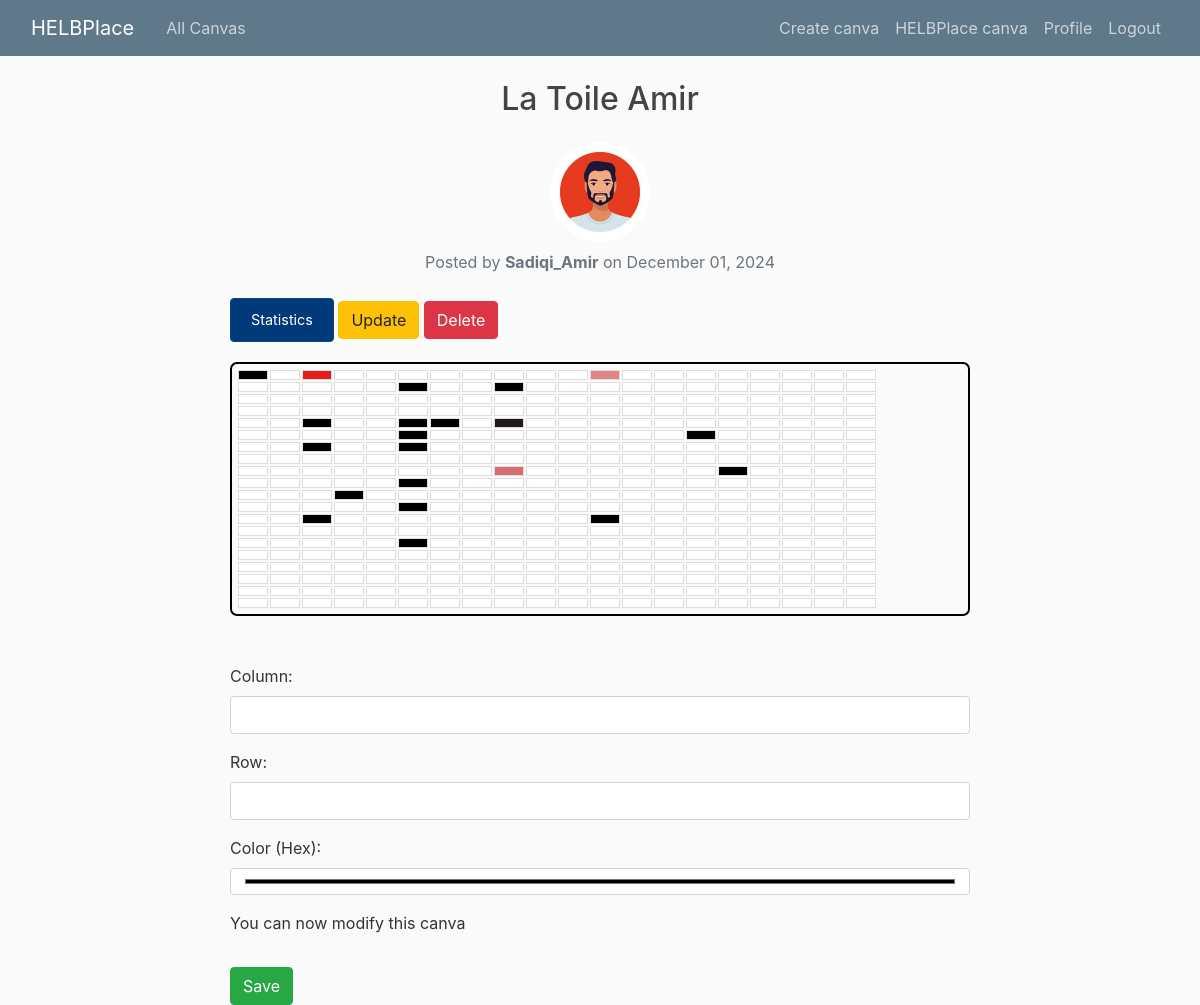
Before: /canva/26/ (signed in) with the older database file.
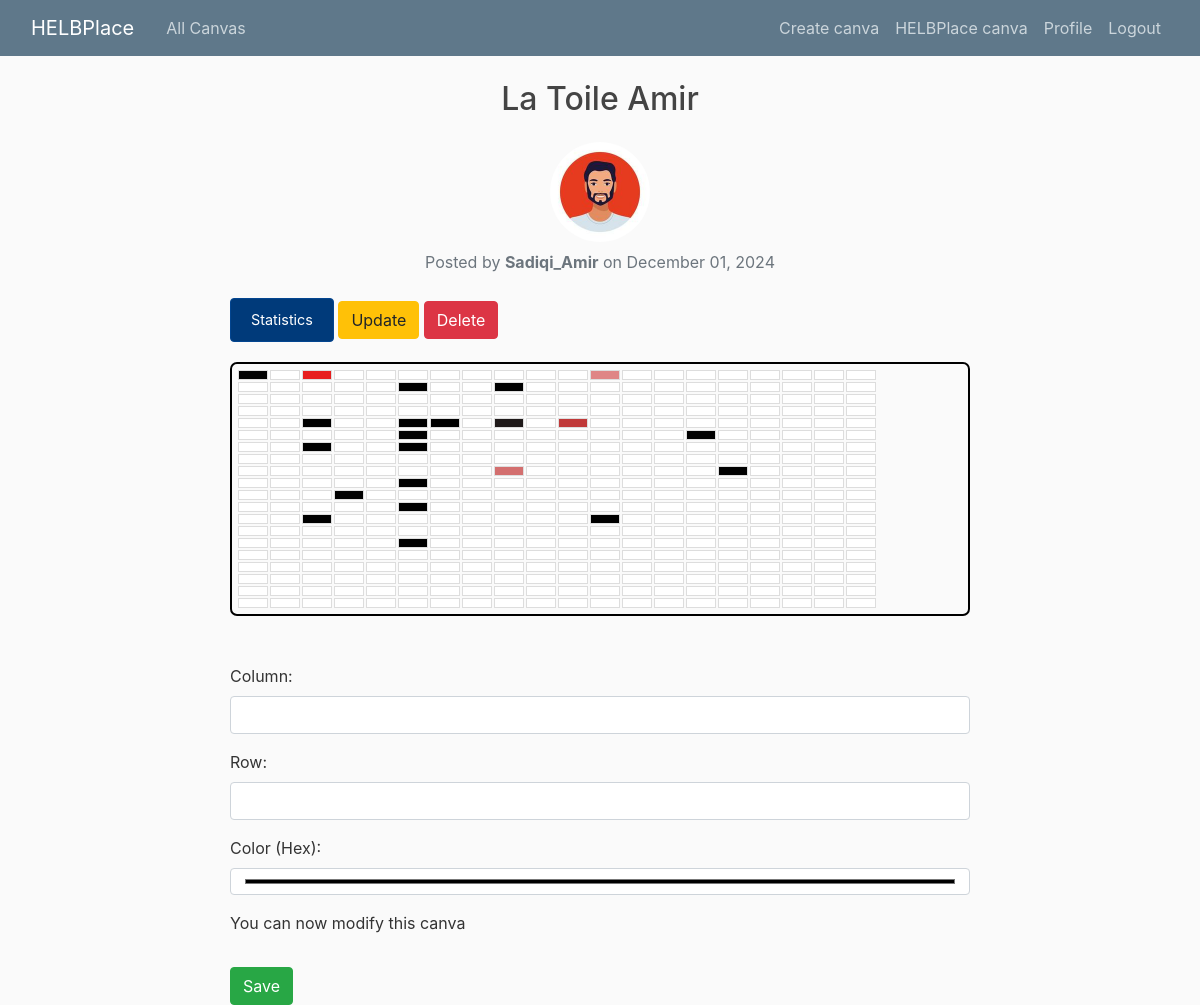
After: the same page with the newer database file.
### blog/models.py (models this page shows)
class Pixel(models.Model):
    canva = models.ForeignKey(Canva, on_delete=models.CASCADE, related_name='pixels')
    x = models.IntegerField()
    y = models.IntegerField()
    color = models.CharField(max_length=7, default='#FFFFFF')
    class Meta:
        unique_together = ('canva', 'x', 'y')

### blog/views.py (the view)
# urls.py: path('canva/<int:pk>/', CanvaDetailView.as_view(), name='canva-detail'),
class CanvaDetailView(DetailView):
    model = Canva
    def get_context_data(self, **kwargs):
        context = super().get_context_data(**kwargs)
        canva = self.object
        pixels = canva.pixels.all()
        grid = [[None for _ in range(canva.sizeWidth)] for _ in range(canva.sizeHeight)]
        for pixel in pixels:
            grid[pixel.y][pixel.x] = pixel
        user_action = UserAction.objects.filter(user=self.request.user, canva=canva).first()
        if user_action:
            time_since_last_action = now() - user_action.last_modified
            context['time_remaining'] = max(0, canva.timer - time_since_last_action.seconds)
        else:
            context['time_remaining'] = 0
        context['pixels'] = grid
        return context

### blog/templates/blog/canva_detail.html (shortened to what this page needs)
{% extends "blog/base.html" %}
{% block content %}
<div class="container">
    <h2 class="mb-4 text-center">{{ canva.title }}</h2>
    <div class="text-center mb-4">
        <img class="rounded-circle" src="{{ canva.author.profile.image.url }}" alt="{{ canva.author }}" style="width: 100px; height: 100px;">
        <p class="mt-2 text-muted">Posted by <strong>{{ canva.author }}</strong> on {{ canva.date_posted|date:"F d, Y" }}</p>
    </div>
    <div class="statistic-button">
        <a href="{% url 'blog-statistic' %}?canva_id={{ canva.id }}" class="btn btn-primary">Statistics</a>
    {% if canva.author.id == user.id %}
    <a href="{% url 'canva-update' pk=canva.pk %}" class="btn btn-warning">Update</a>
    <a href="{% url 'canva-delete' pk=canva.pk %}" class="btn btn-danger">Delete</a>
    {% endif %}
    </div>
    <div class="canvas-grid">
        {% for row in pixels %}
            <div class="pixel-row">
                {% for pixel in row %}
                    <div class="pixel" style="background-color: {{ pixel.color }};" data-x="{{ pixel.x }}" data-y="{{ pixel.y }}" onclick="selectPixel(event)">
                    </div>
                {% empty %}
                    <p>No pixels available.</p>
                {% endfor %}
            </div>
        {% endfor %}
    </div>
    <div class="modify-grid mt-5">
        <form method="POST" action="{% url 'update-pixel' canva.id %}" id="pixel-form">
            <div class="form-group">
                <label for="x">Column:</label>
                <input type="number" id="x" name="x" class="form-control" required>
            </div>
            <div class="form-group">
                <label for="y">Row:</label>
                <input type="number" id="y" name="y" class="form-control" required>
            </div>
            <div class="form-group">
                <label for="color">Color (Hex):</label>
                <input type="color" id="color" name="color" class="form-control" required>
            </div>
            {% if time_remaining > 0 %}
                <div id="countdown-timer">
                    <p>Please wait <span id="timer">{{ time_remaining }}</span> seconds before modifying again.</p>
                </div>
            {% else %}
                <p>You can now modify this canva</p>
            {% endif %}
            <button type="submit" class="btn btn-success mt-3" id="save-button">Save</button>
        </form>
    </div>
</div>
{% endblock %}

Changed rows visible on the page:
changed Pixel (number 91 of 400 on the later page): color "#ffffff" → "#c03939" (drawn)
